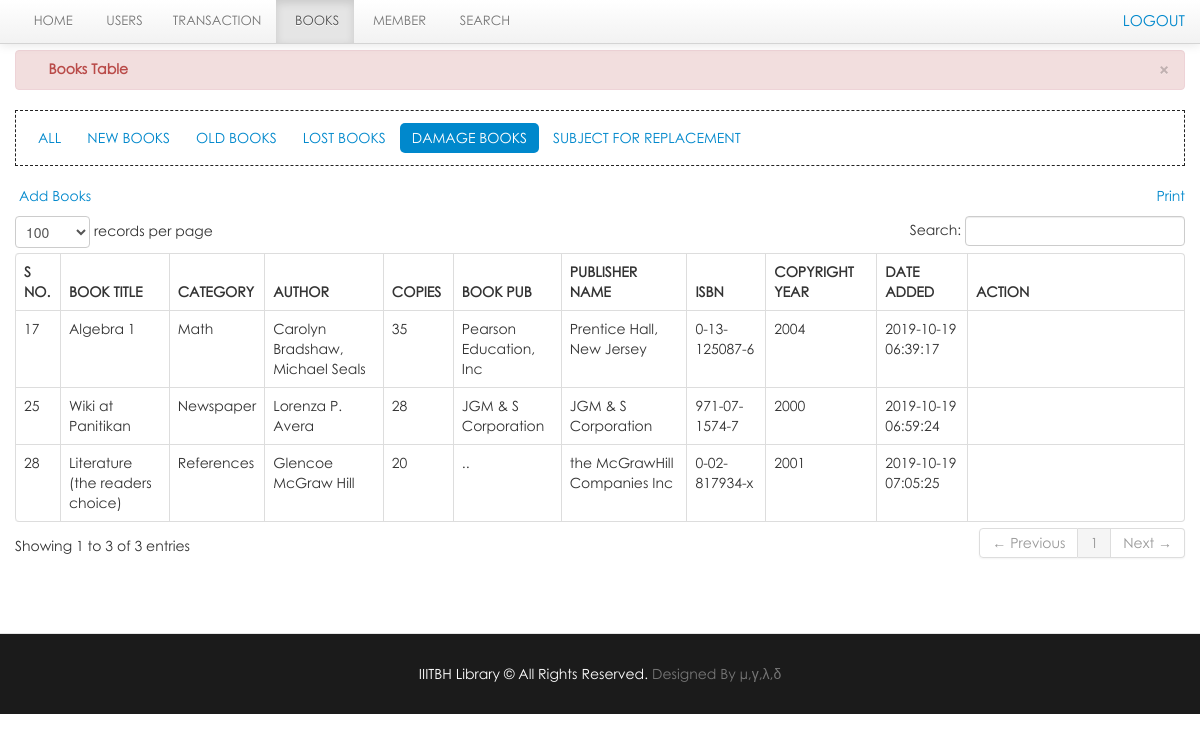
Page /lms/librarian/damage.php (signed in) on the committed database.
### tables this page shows
CREATE TABLE `book` (
  `book_id` int(11) NOT NULL,
  `book_title` varchar(100) NOT NULL,
  `category_id` int(50) NOT NULL,
  `author` varchar(50) NOT NULL,
  `book_copies` int(11) NOT NULL,
  `book_pub` varchar(100) NOT NULL,
  `publisher_name` varchar(100) NOT NULL,
  `isbn` varchar(50) NOT NULL,
  `copyright_year` int(11) NOT NULL,
  `Shelf/Rack` varchar(11) NOT NULL,
  `date_receive` varchar(20) NOT NULL,
  `date_added` datetime NOT NULL,
  `status` varchar(30) NOT NULL
);

CREATE TABLE `category` (
  `category_id` int(11) NOT NULL,
  `classname` varchar(50) DEFAULT NULL
);

### lms/librarian/damage.php (the view, shortened to what this page needs)
<?php include('header.php'); ?>
<?php include('navbar_books.php'); ?>
    <div class="container">
		<div class="margin-top">
			<div class="row">
			<div class="span12">
			   <div class="alert alert-danger">
                                    <button type="button" class="close" data-dismiss="alert">&times;</button>
                                    <strong><i class="icon-user icon-large"></i>&nbsp;Books Table</strong>
                                </div>
								    <ul class="nav nav-pills">
										<li><a href="books.php">All</a></li>
										<li><a href="new_books.php">New Books</a></li>
										<li><a href="old_books.php">Old Books</a></li>
										<li><a href="lost.php">Lost Books</a></li>
										<li class="active"><a href="damage.php">Damage Books</a></li>
										<li><a href="sub_rep.php">Subject for Replacement</a></li>
									</ul>
                            <table cellpadding="0" cellspacing="0" border="0" class="table  table-bordered" id="example">
								<div class="pull-right">
								<a href="" onclick="window.print()" class="btn-default"> Print</a>
								</div>
								<p><a href="add_books.php" class="btn-default">&nbsp;Add Books</a></p>
                                <thead>
                                    <tr>
									    <th>S No.</th>
                                        <th>Book Title</th>
                                        <th>Category</th>
										<th>Author</th>
										<th class="action">copies</th>
										<th>Book Pub</th>
										<th>Publisher Name</th>
										<th>ISBN</th>
										<th>Copyright Year</th>
										<th>Date Added</th>
										<th class="action">Action</th>
                                    </tr>
                                </thead>
                                <tbody>
                                  <?php  $user_query=mysqli_query($con,"select * from book where status = 'Damage'")or die(mysql_error());
									while($row=mysqli_fetch_array($user_query)){
									$id=$row['book_id'];
									$cat_id=$row['category_id'];
											$cat_query = mysqli_query($con,"select * from category where category_id = '$cat_id'")or die(mysql_error());
											$cat_row = mysqli_fetch_array($cat_query);
									?>
									<tr class="del<?php echo $id ?>">
                                    <td><?php echo $row['book_id']; ?></td>
                                    <td><?php echo $row['book_title']; ?></td>
									<td><?php echo $cat_row ['classname']; ?> </td>
                                    <td><?php echo $row['author']; ?> </td>
                                    <td class="action"><?php echo $row['book_copies']; ?> </td>
                                     <td><?php echo $row['book_pub']; ?></td>
									 <td><?php echo $row['publisher_name']; ?></td>
									 <td><?php echo $row['isbn']; ?></td>
									 <td><?php echo $row['copyright_year']; ?></td>
									 <td><?php echo $row['date_added']; ?></td>
                                    <td class="action">
                                       <div class="span2">
                                        <a rel="tooltip"  title="Delete" id="<?php echo $id; ?>" href="#delete_book<?php echo $id; ?>" data-toggle="modal"    class="btn-default"><i class="icon-trash icon-large"></i></a>
										<div class="span1">
										<a  rel="tooltip"  title="Edit" id="e<?php echo $id; ?>" href="edit_book.php<?php echo '?id='.$id; ?>" class="btn-default"><i class="icon-pencil icon-large"></i></a>
										</div></div>
                                    </td>
                                    </tr>
									<?php  }  ?>
                                </tbody>
                            </table>
			</div>
			</div>
		</div>
    </div>
<?php include('footer.php') ?>

### lms/css/docs.css (style rules this page uses)
body { font-family:'TR Century Gothic',Helvetica,Arial,sans-serif !important; }
.alert { text-shadow: none; }
.nav-tabs, .nav-pills { border: 1px dashed #222 !important; padding: 10px; }
th { text-transform:uppercase; }
.nav li a { text-transform:uppercase; }
.margin-top { margin-top:50px; }
body { background: url(../img/grid_noise.png); position: relative; }

### lms/css/print.css (style rules this page uses)
.action { display:none; }
th { text-align:left; }
td { text-align:left; border-top:1px solid; padding:2px; }
.alert { display:none; }
body { font-family:arial; font-size:13px; }
.nav { display:none; }

### rows in the picture
book: book_id "17", book_title "Algebra 1", category.classname "Math", author "Carolyn Bradshaw, Michael Seals", book_copies "35", book_pub "Pearson Education, Inc", publisher_name "Prentice Hall, New Jersey", isbn "0-13-125087-6", copyright_year "2004", date_added "2019-10-19 06:39:17"
book: book_id "25", book_title "Wiki at Panitikan", category.classname "Newspaper", author "Lorenza P. Avera", book_copies "28", book_pub "JGM & S Corporation", publisher_name "JGM & S Corporation", isbn "971-07-1574-7", copyright_year "2000", date_added "2019-10-19 06:59:24"
book: book_id "28", book_title "Literature (the readers choice)", category.classname "References", author "Glencoe McGraw Hill", book_copies "20", book_pub "..", publisher_name "the McGrawHill Companies Inc", isbn "0-02-817934-x", copyright_year "2001", date_added "2019-10-19 07:05:25"
